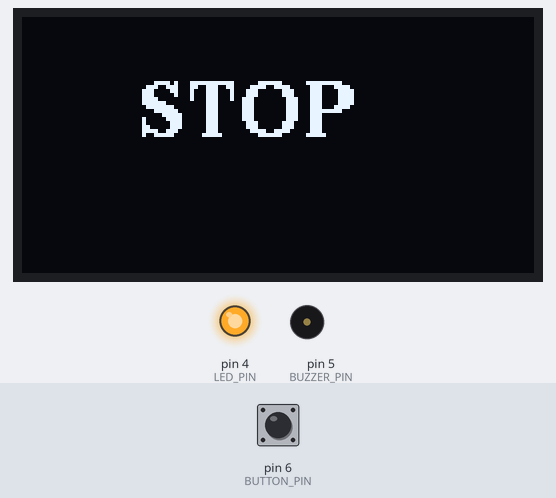
Simulated run of this sketch. Board: Arduino Uno, built with avr-gcc and run on an emulated ATmega328P. Shown: 128×64 one-colour display, output pins drawn as LEDs (lit = HIGH), buzzer (waves = sounding). Inputs (shaded band) come from the test bench; at power-on: pin 6 (BUTTON_PIN) LOW.

Above: at 1.2 s.
1.3 s: pin 6 (BUTTON_PIN) pulled HIGH for 1 s
At 2.3 s:
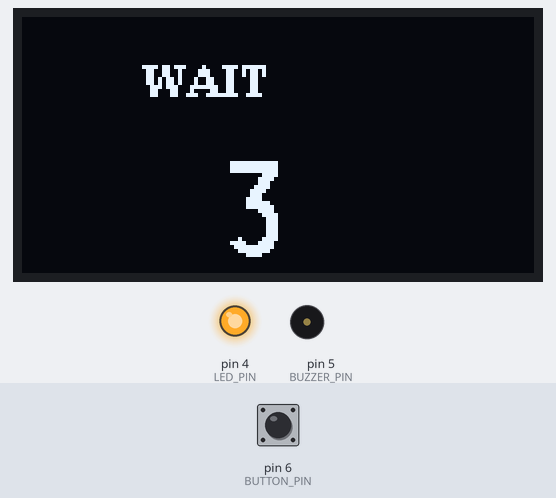
At 6.0 s:
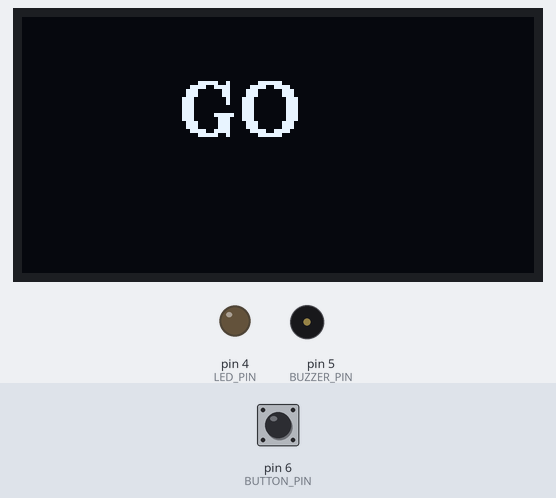
Timing chart, 0 to 11.3 s (numbered marks = the images above; inputs shaded):
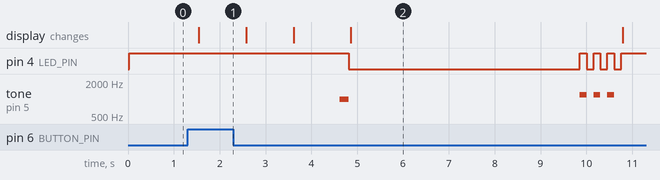

The sketch:

pedestrian_crossing.ino
```cpp
#include <Wire.h>
#include <U8g2lib.h>
 
// Task 3: Mini Pedestrian Crossing System
// Default state: STOP with red LED ON
// When button is pressed, OLED shows countdown
// Then buzzer sounds and OLED shows GO
// After crossing time, warning flashes/beeps, then system returns to STOP
 
// OLED display
U8G2_SSD1306_128X64_NONAME_F_HW_I2C u8g2(U8G2_R0);
 
// Pins for Grove Beginner Kit
const int LED_PIN = 4;
const int BUZZER_PIN = 5;
const int BUTTON_PIN = 6;
 
// Timing settings
const int countdownStart = 3;      // Countdown from 3
const int crossingTime = 5000;     // GO time in milliseconds
 
void showStop() {
  u8g2.clearBuffer();
  u8g2.setFont(u8g2_font_ncenB14_tr);
  u8g2.drawStr(30, 30, "STOP");
  u8g2.sendBuffer();
}
 
void showGo() {
  u8g2.clearBuffer();
  u8g2.setFont(u8g2_font_ncenB14_tr);
  u8g2.drawStr(40, 30, "GO");
  u8g2.sendBuffer();
}
 
void showCountdown(int num) {
  char buffer[5];
  sprintf(buffer, "%d", num);
 
  u8g2.clearBuffer();
  u8g2.setFont(u8g2_font_ncenB08_tr);
  u8g2.drawStr(30, 20, "WAIT");
  u8g2.setFont(u8g2_font_logisoso24_tr);
  u8g2.drawStr(50, 60, buffer);
  u8g2.sendBuffer();
}
 
void setup() {
  pinMode(LED_PIN, OUTPUT);
  pinMode(BUZZER_PIN, OUTPUT);
  pinMode(BUTTON_PIN, INPUT);
 
  u8g2.begin();
 
  // Default STOP state
  digitalWrite(LED_PIN, HIGH);
  showStop();
}
 
void loop() {
  if (digitalRead(BUTTON_PIN) == HIGH) {
    delay(200);  // debounce delay
 
    if (digitalRead(BUTTON_PIN) == HIGH) {
 
      // Countdown before crossing
      for (int i = countdownStart; i > 0; i--) {
        showCountdown(i);
        delay(1000);
      }
 
      // Buzzer beep before GO
      tone(BUZZER_PIN, 1000);
      delay(200);
      noTone(BUZZER_PIN);
 
      // GO state
      digitalWrite(LED_PIN, LOW);
      showGo();
      delay(crossingTime);
 
      // Warning before returning to STOP (optional extension)
      for (int i = 0; i < 3; i++) {
        digitalWrite(LED_PIN, HIGH);
        tone(BUZZER_PIN, 1200);
        delay(150);
 
        digitalWrite(LED_PIN, LOW);
        noTone(BUZZER_PIN);
        delay(150);
      }
 
      // Return to STOP state
      digitalWrite(LED_PIN, HIGH);
      showStop();
 
      // Wait until button is released
      while (digitalRead(BUTTON_PIN) == HIGH) {
        delay(10);
      }
    }
  }
}
```

Measured:
- after the input at 1.3 s, pin 4 (LED_PIN): HIGH → LOW after 3.5 s, then repeats every 0.30 s: HIGH 0.15 s, LOW 0.15 s; tone on pin 5 (BUZZER_PIN): plays 1000 Hz for 0.20 s, 1200 Hz for 0.15 s, 1200 Hz for 0.15 s, 1200 Hz for 0.15 s, starting after 3.3 s; the display: changes after 0.24 s (image 1)
